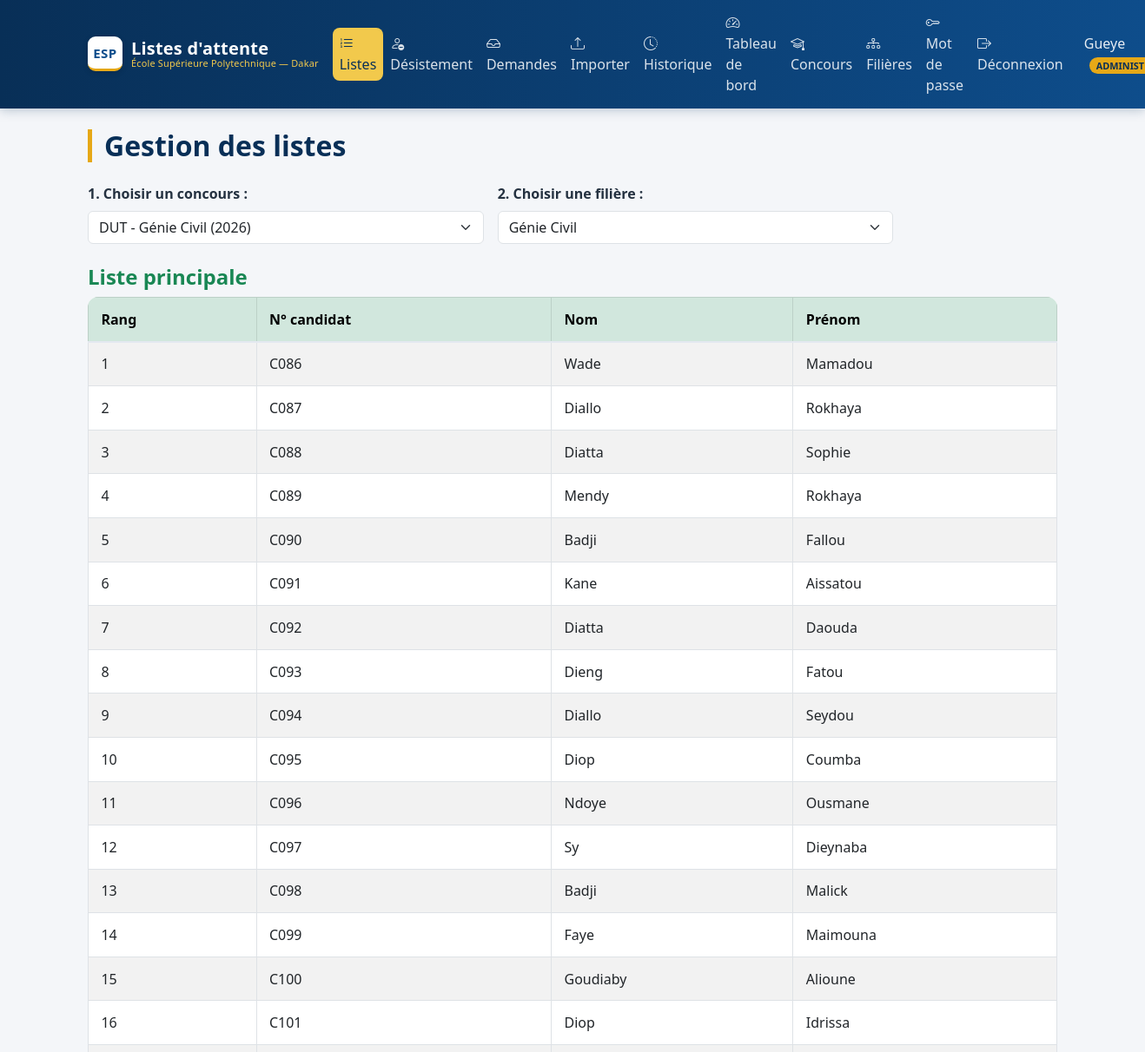
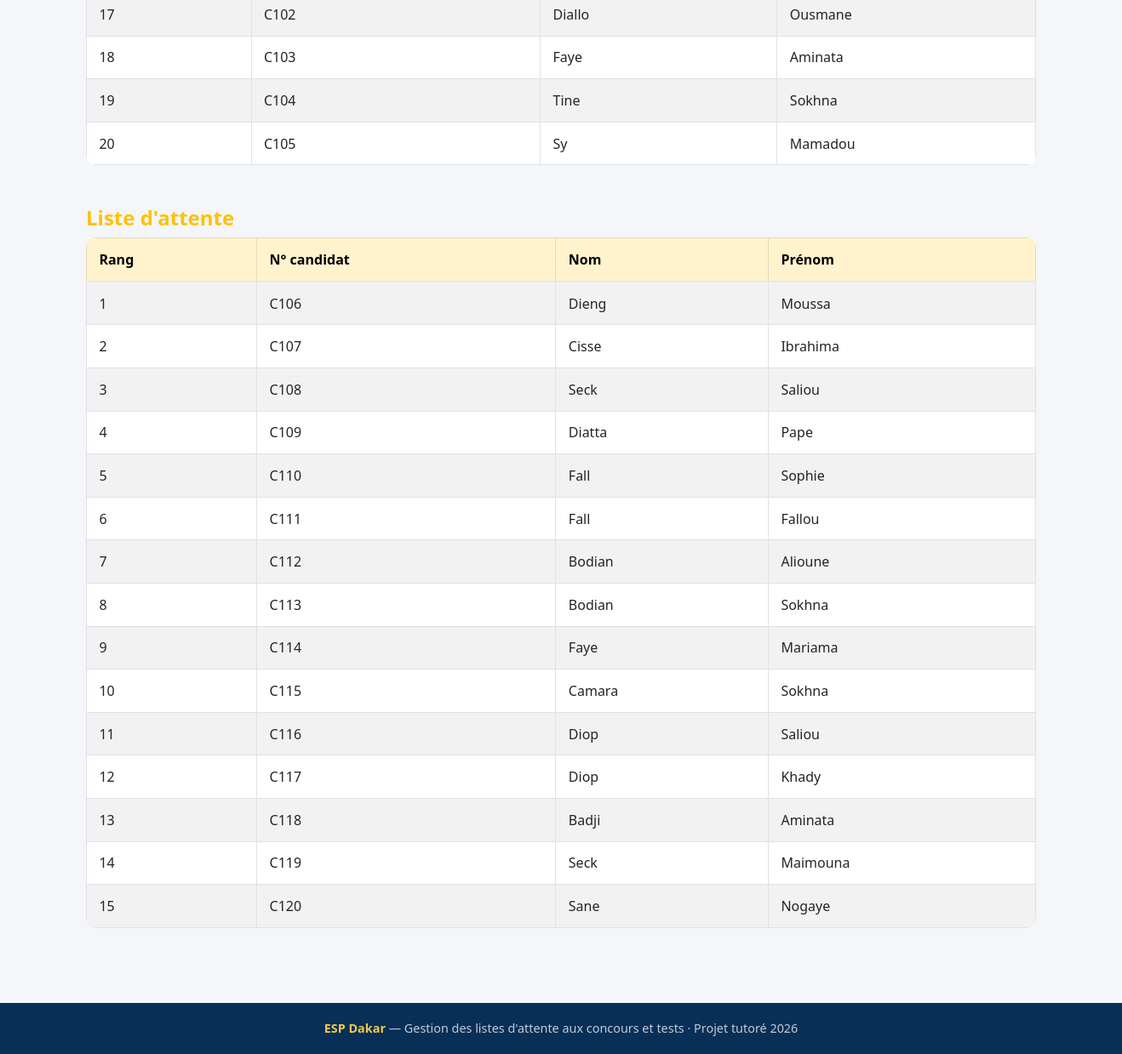
The page /pages/listes.php (signed in) on the database its author committed (2 pictures, top to bottom).
### tables this page shows
CREATE TABLE inscriptions (
    id INT AUTO_INCREMENT PRIMARY KEY,
    rang INT NOT NULL,
    date_inscription DATE NOT NULL,
    candidat_id INT,
    liste_id INT,
    FOREIGN KEY (candidat_id) REFERENCES utilisateurs(id),
    FOREIGN KEY (liste_id) REFERENCES listes(id)
);

CREATE TABLE utilisateurs (
    id INT AUTO_INCREMENT PRIMARY KEY,
    nom VARCHAR(100) NOT NULL,
    prenom VARCHAR(100) NOT NULL,
    email VARCHAR(150) NOT NULL UNIQUE,
    telephone VARCHAR(20),
    mot_de_passe VARCHAR(255) NOT NULL,
    role ENUM('administrateur', 'agent', 'candidat') NOT NULL,
    service VARCHAR(100),
    departement VARCHAR(100),
    numero_candidat VARCHAR(50),
    date_naissance DATE,
    date_creation TIMESTAMP DEFAULT CURRENT_TIMESTAMP
);

### pages/listes.php (the view, shortened to what this page needs)
<?php
require '../config/database.php';
include '../includes/header.php';
$concours = $pdo->query("SELECT * FROM concours ORDER BY type, departement")->fetchAll();
$concoursChoisi = isset($_GET['concours']) ? (int) $_GET['concours'] : ($concours[0]['id'] ?? 0);
$reqFilieres = $pdo->prepare("SELECT * FROM filieres WHERE concours_id = ? ORDER BY nom");
$reqFilieres->execute([$concoursChoisi]);
$filieres = $reqFilieres->fetchAll();
$filiereChoisie = isset($_GET['filiere']) ? (int) $_GET['filiere'] : ($filieres[0]['id'] ?? 0);
function getCandidats($pdo, $filiereId, $typeListe) {
    $requete = $pdo->prepare("
        SELECT i.rang, u.nom, u.prenom, u.numero_candidat
        FROM inscriptions i
        JOIN utilisateurs u ON i.candidat_id = u.id
        JOIN listes l ON i.liste_id = l.id
        WHERE l.filiere_id = ? AND l.type = ?
        ORDER BY i.rang ASC
    ");
    $requete->execute([$filiereId, $typeListe]);
    return $requete->fetchAll();
}
$principale = getCandidats($pdo, $filiereChoisie, 'principale');
$attente = getCandidats($pdo, $filiereChoisie, 'attente');
?>
<h2 class="page-title">Gestion des listes</h2>
<form method="GET" class="mb-4">
    <div class="row g-3">
        <div class="col-md-5">
            <label class="form-label fw-bold">1. Choisir un concours :</label>
            <select name="concours" class="form-select" onchange="this.form.submit()">
                <?php foreach ($concours as $c): ?>
                    <option value="<?= $c['id'] ?>" <?= ($c['id'] == $concoursChoisi) ? 'selected' : '' ?>>
                        <?= htmlspecialchars($c['type'] . ' - ' . $c['departement'] . ' (' . $c['annee'] . ')') ?>
                    </option>
                <?php endforeach; ?>
            </select>
        </div>
        <div class="col-md-5">
            <label class="form-label fw-bold">2. Choisir une filière :</label>
            <select name="filiere" class="form-select" onchange="this.form.submit()">
                <?php foreach ($filieres as $f): ?>
                    <option value="<?= $f['id'] ?>" <?= ($f['id'] == $filiereChoisie) ? 'selected' : '' ?>>
                        <?= htmlspecialchars($f['nom']) ?>
                    </option>
                <?php endforeach; ?>
            </select>
        </div>
    </div>
</form>
<h4 class="text-success">Liste principale</h4>
<table class="table table-striped table-bordered mb-5">
    <thead class="table-success">
        <tr><th>Rang</th><th>N° candidat</th><th>Nom</th><th>Prénom</th></tr>
    </thead>
    <tbody>
        <?php if (count($principale) === 0): ?>
            <tr><td colspan="4" class="text-center text-muted">Aucun candidat</td></tr>
        <?php else: ?>
            <?php foreach ($principale as $c): ?>
                <tr>
                    <td><?= $c['rang'] ?></td>
                    <td><?= htmlspecialchars($c['numero_candidat']) ?></td>
                    <td><?= htmlspecialchars($c['nom']) ?></td>
                    <td><?= htmlspecialchars($c['prenom']) ?></td>
                </tr>
            <?php endforeach; ?>
        <?php endif; ?>
    </tbody>
</table>
<h4 class="text-warning">Liste d'attente</h4>
<table class="table table-striped table-bordered">
    <thead class="table-warning">
        <tr><th>Rang</th><th>N° candidat</th><th>Nom</th><th>Prénom</th></tr>
    </thead>
    <tbody>
        <?php if (count($attente) === 0): ?>
            <tr><td colspan="4" class="text-center text-muted">Aucun candidat</td></tr>
        <?php else: ?>
            <?php foreach ($attente as $c): ?>
                <tr>
                    <td><?= $c['rang'] ?></td>
                    <td><?= htmlspecialchars($c['numero_candidat']) ?></td>
                    <td><?= htmlspecialchars($c['nom']) ?></td>
                    <td><?= htmlspecialchars($c['prenom']) ?></td>
                </tr>
            <?php endforeach; ?>
        <?php endif; ?>
    </tbody>
</table>
<?php include '../includes/footer.php'; ?>

### assets/css/style.css (style rules this page uses)
:root { --esp-blue: #0E4D8B; --esp-blue-dark: #0A3A6B; --esp-blue-darker: #082F57; --esp-gold: #E6A817; --esp-gold-light: #F2C94C; --esp-bg: #f4f6f9; --esp-surface:#ffffff; --esp-text: #243140; --esp-muted: #6b7a8d; --esp-border: #e4e9f0; --esp-radius: 12px; --esp-shadow: 0 2px 10px rgba(16, 42, 77, 0.06); --esp-shadow-hover: 0 6px 22px rgba(16, 42, 77, 0.12); --bs-primary: var(--esp-blue); --bs-primary-rgb: 14, 77, 139; }
body { background-color: var(--esp-bg); color: var(--esp-text); font-family: "Segoe UI", system-ui, -apple-system, Arial, sans-serif; display: flex; flex-direction: column; min-height: 100vh; }
h1, h2, h3, h4, h5 { color: var(--esp-blue-darker); font-weight: 600; }
.table { background: var(--esp-surface); border-radius: var(--esp-radius); overflow: hidden; }
.table > :not(caption) > * > * { padding: .8rem .9rem; }
.table thead th { border-bottom: 2px solid var(--esp-border); font-weight: 600; }
.page-title { border-left: 5px solid var(--esp-gold); padding-left: 14px; margin-bottom: 1.5rem; }

### rows shown on the page
inscriptions: rang "1", candidat.numero_candidat "C086", candidat.nom "Wade", candidat.prenom "Mamadou"
inscriptions: rang "2", candidat.numero_candidat "C087", candidat.nom "Diallo", candidat.prenom "Rokhaya"
inscriptions: rang "3", candidat.numero_candidat "C088", candidat.nom "Diatta", candidat.prenom "Sophie"
inscriptions: rang "4", candidat.numero_candidat "C089", candidat.nom "Mendy", candidat.prenom "Rokhaya"
inscriptions: rang "5", candidat.numero_candidat "C090", candidat.nom "Badji", candidat.prenom "Fallou"
inscriptions: rang "6", candidat.numero_candidat "C091", candidat.nom "Kane", candidat.prenom "Aissatou"
inscriptions: rang "7", candidat.numero_candidat "C092", candidat.nom "Diatta", candidat.prenom "Daouda"
inscriptions: rang "8", candidat.numero_candidat "C093", candidat.nom "Dieng", candidat.prenom "Fatou"
inscriptions: rang "9", candidat.numero_candidat "C094", candidat.nom "Diallo", candidat.prenom "Seydou"
inscriptions: rang "10", candidat.numero_candidat "C095", candidat.nom "Diop", candidat.prenom "Coumba"
inscriptions: rang "11", candidat.numero_candidat "C096", candidat.nom "Ndoye", candidat.prenom "Ousmane"
inscriptions: rang "12", candidat.numero_candidat "C097", candidat.nom "Sy", candidat.prenom "Dieynaba"
inscriptions: rang "13", candidat.numero_candidat "C098", candidat.nom "Badji", candidat.prenom "Malick"
inscriptions: rang "14", candidat.numero_candidat "C099", candidat.nom "Faye", candidat.prenom "Maimouna"
inscriptions: rang "15", candidat.numero_candidat "C100", candidat.nom "Goudiaby", candidat.prenom "Alioune"
inscriptions: rang "16", candidat.numero_candidat "C101", candidat.nom "Diop", candidat.prenom "Idrissa"
inscriptions: rang "17", candidat.numero_candidat "C102", candidat.nom "Diallo", candidat.prenom "Ousmane"
inscriptions: rang "18", candidat.numero_candidat "C103", candidat.nom "Faye", candidat.prenom "Aminata"
inscriptions: rang "19", candidat.numero_candidat "C104", candidat.nom "Tine", candidat.prenom "Sokhna"
inscriptions: rang "20", candidat.numero_candidat "C105", candidat.nom "Sy", candidat.prenom "Mamadou"
inscriptions: rang "1", candidat.numero_candidat "C106", candidat.nom "Dieng", candidat.prenom "Moussa"
inscriptions: rang "2", candidat.numero_candidat "C107", candidat.nom "Cisse", candidat.prenom "Ibrahima"
inscriptions: rang "3", candidat.numero_candidat "C108", candidat.nom "Seck", candidat.prenom "Saliou"
inscriptions: rang "4", candidat.numero_candidat "C109", candidat.nom "Diatta", candidat.prenom "Pape"
inscriptions: rang "5", candidat.numero_candidat "C110", candidat.nom "Fall", candidat.prenom "Sophie"
inscriptions: rang "6", candidat.numero_candidat "C111", candidat.nom "Fall", candidat.prenom "Fallou"
inscriptions: rang "7", candidat.numero_candidat "C112", candidat.nom "Bodian", candidat.prenom "Alioune"
inscriptions: rang "8", candidat.numero_candidat "C113", candidat.nom "Bodian", candidat.prenom "Sokhna"
inscriptions: rang "9", candidat.numero_candidat "C114", candidat.nom "Faye", candidat.prenom "Mariama"
inscriptions: rang "10", candidat.numero_candidat "C115", candidat.nom "Camara", candidat.prenom "Sokhna"
inscriptions: rang "11", candidat.numero_candidat "C116", candidat.nom "Diop", candidat.prenom "Saliou"
inscriptions: rang "12", candidat.numero_candidat "C117", candidat.nom "Diop", candidat.prenom "Khady"
inscriptions: rang "13", candidat.numero_candidat "C118", candidat.nom "Badji", candidat.prenom "Aminata"
inscriptions: rang "14", candidat.numero_candidat "C119", candidat.nom "Seck", candidat.prenom "Maimouna"
inscriptions: rang "15", candidat.numero_candidat "C120", candidat.nom "Sane", candidat.prenom "Nogaye"

### other values the page prints
$_SESSION['nom'] "Gueye"
form field concours "DUT - Génie Civil (2026)"
form field filiere "Génie Civil"
